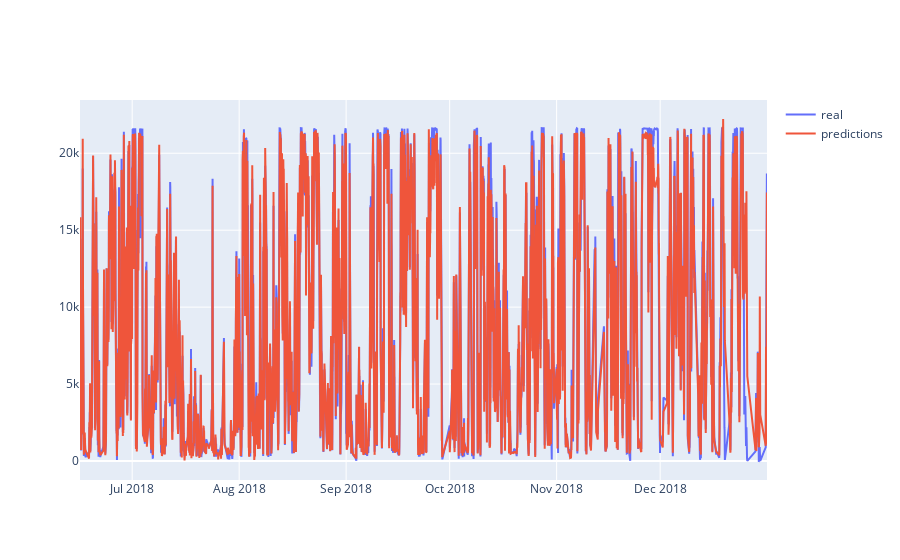

This figure's notebook cell:
### Code cell
fig = go.Figure()
fig.add_trace(go.Scatter(x=y_test.index, y=y_test.values, name='real'))
fig.add_trace(go.Scatter(x=predictions.index, y=predictions.values, name='predictions'))
fig.show()

### Figure 1 — Plotly figure (JSON) as saved in the notebook; plotly's stock layout.template omitted (floating-point values rounded to 4 significant figures; data arrays with more than 128 entries replaced by an {"elided": "..."} marker saying what was removed)
{"data": [{"name": "real", "type": "scatter", "x": {"elided": "3634 str values"}, "y": {"elided": "3634 float values"}}, {"name": "predictions", "type": "scatter", "x": {"elided": "3634 str values"}, "y": {"elided": "3634 float values"}}], "layout": {}}
